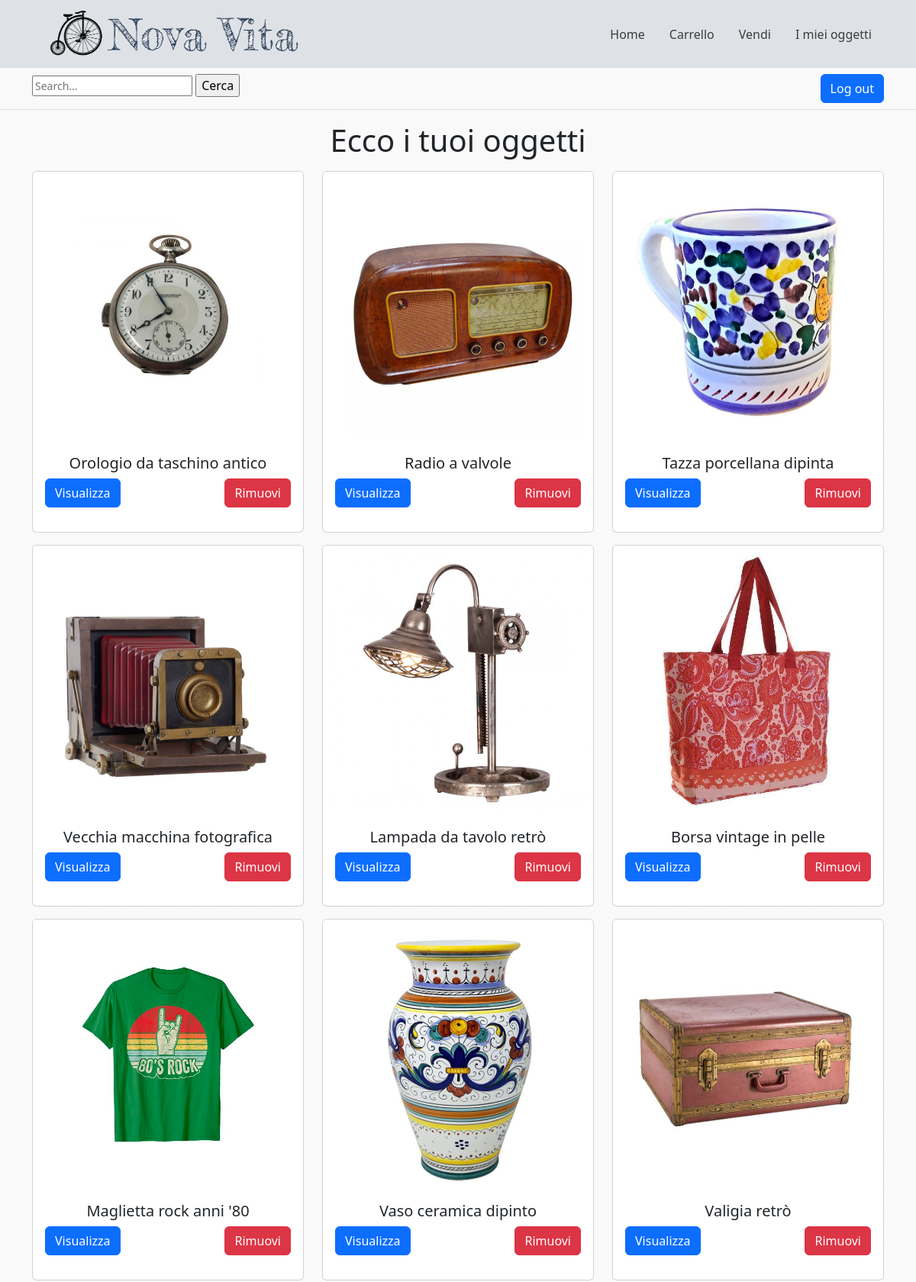
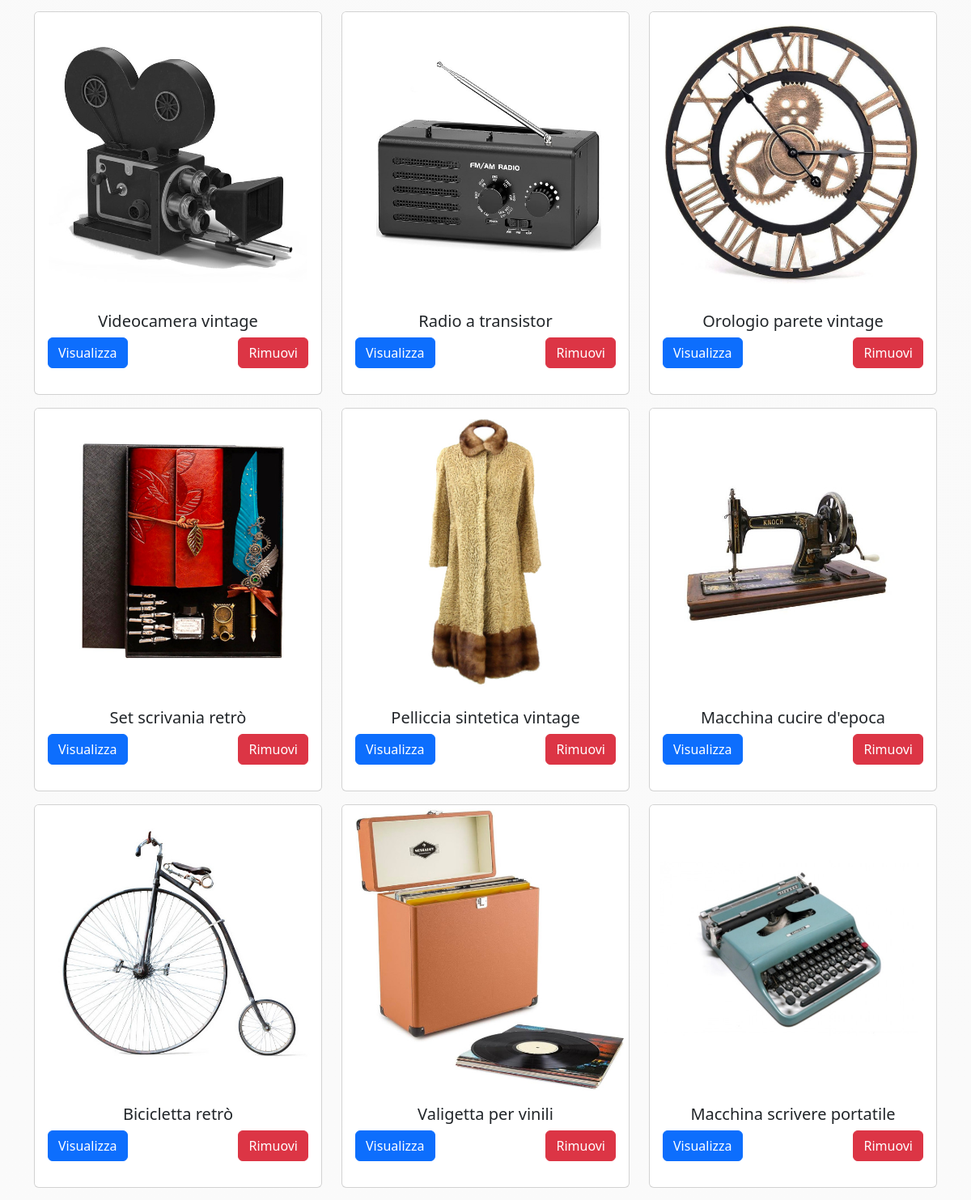
Page /pages/MyObjects.php (signed in, upper part) on the committed database (2 pictures, top to bottom).
### tables this page shows
CREATE TABLE `vintage_items` (
  `idItem` int(11) NOT NULL,
  `nameItem` varchar(255) NOT NULL,
  `description` text NOT NULL,
  `price` decimal(10,2) NOT NULL,
  `condition` varchar(50) NOT NULL,
  `imgPath` longtext NOT NULL,
  `idUser` int(11) NOT NULL
);

### pages/MyObjects.php (the view, shortened to what this page needs)
<?php
include "../php/DB_Connection.php";
?>
<body>
<div class="container">
    <section>
        <div class="row">
            <div class="col">
                <div class="text-center">
                    <h1>Ecco i tuoi oggetti</h1>
                </div>
            </div>
        </div>
        <?php
        $arr = array();
        $rows = $db->query("SELECT vintage_items.nameItem, vintage_items.imgPath, vintage_items.idItem FROM vintage_items WHERE idUser='$_SESSION[idUser]'");
            ?>
            <?php
        echo '<div class="row">';
        foreach ($rows as $row) {
            $arr[] = array(
                'nomeOggetto' => $row['nameItem'],
                'imgOggetto' => $row['imgPath'],
                'idOggetto' => $row['idItem']
            );
        }
        foreach ($arr as $stampa) {
            ?>
            <div class="col-md-4 my-2">
                <div class="card">
                    <img src="<?= $stampa["imgOggetto"] ?>" class="card-img-top" alt="<?= $stampa["nomeOggetto"] ?>">
                    <div class="card-body text-center">
                        <h5 class="card-title"><?= $stampa["nomeOggetto"] ?></h5>
                        <div class="d-flex justify-content-between">
                            <form action="../pages/Object.php" method="get">
                                <button type="submit" class="btn btn-primary">Visualizza</button>
                            </form>
                            <form method="get" action="../php/DeleteItem.php" enctype="multipart/form-data">
                                <button type="submit" class="btn btn-danger">Rimuovi</button>
                            </form>
                        </div>
                    </div>
                </div>
            </div>
            <?php
        }
        echo '</div>';
        ?>
    </section>
</div>
</body>
</html>

### assets/css/style.css (style rules this page uses)
body { background: linear-gradient(to bottom, #f9f9f9, rgba(249, 249, 249, 0.8)); }
.header-background { background-color: #dee2e6; }
.header-title { display: block; padding: 0.5rem 1rem; color: #3d3b3b; text-decoration: none; }

### rows in the picture
vintage_items: imgPath (picture), nameItem "Orologio da taschino antico"
vintage_items: imgPath (picture), nameItem "Radio a valvole"
vintage_items: imgPath (picture), nameItem "Tazza porcellana dipinta"
vintage_items: imgPath (picture), nameItem "Vecchia macchina fotografica"
vintage_items: imgPath (picture), nameItem "Lampada da tavolo retrò"
vintage_items: imgPath (picture), nameItem "Borsa vintage in pelle"
vintage_items: imgPath (picture), nameItem "Maglietta rock anni '80"
vintage_items: imgPath (picture), nameItem "Vaso ceramica dipinto"
vintage_items: imgPath (picture), nameItem "Valigia retrò"
vintage_items: imgPath (picture), nameItem "Videocamera vintage"
vintage_items: imgPath (picture), nameItem "Radio a transistor"
vintage_items: imgPath (picture), nameItem "Orologio parete vintage"
vintage_items: imgPath (picture), nameItem "Set scrivania retrò"
vintage_items: imgPath (picture), nameItem "Pelliccia sintetica vintage"
vintage_items: imgPath (picture), nameItem "Macchina cucire d'epoca"
vintage_items: imgPath (picture), nameItem "Bicicletta retrò"
vintage_items: imgPath (picture), nameItem "Valigetta per vinili"
vintage_items: imgPath (picture), nameItem "Macchina scrivere portatile"
